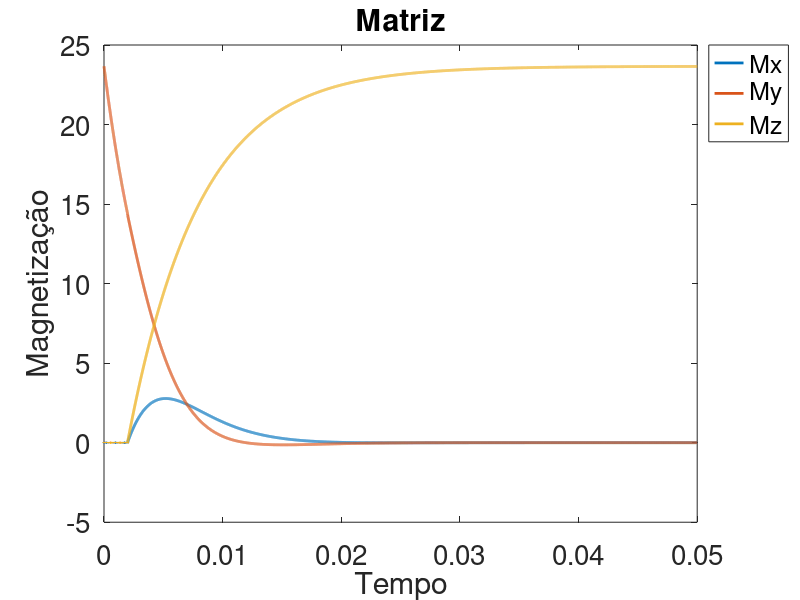

Write MATLAB code to recreate this figure.
clear;
% Simulação de spin echo - Método de matriz
#######################################################################################################################################
% Definição dos parametros
B1 = 587 * 10^-6; B0 = 11.7;          % Campos magnéticos B0 e B1 - Tesla
Y = 267.255*10^6;                     % Constante giromagnética -  rad/seg * Tesla
T1 = 0.006; T2 = 0.004;                   % Tempos de relaxação T1 e T2 - segundo
pw90 = 10*10^-6;                      % Tempo de rotação de 90 graus - segundos
w = Y*B0;                             % Frequência de ressonância - rad/seg
M0 = [0; 0; 1];                       % Magnetização inicial
#########################################################################################################################################
% Distruibuição da hinomogêneidade do campo mangético
#Gausiana = @(x) exp(-0.5.*(x-25).^2/(50)^2);
Lorentziana = @(x) 1./( 1 + ((x - 25).^2).*(2*pi*0.02).^2);

% Hz
pontos = [-100:1:100];
##########################################################################################################################################
% Definição das matrizes - solução da diferencial

% Matrizes de rotação
% Pulso em x - phi = 0
Rx = @(theta) [1 0 0; 0 cos(theta) sin(theta); 0 -sin(theta) cos(theta)];
% Pulso em y - phi = pi/2
Ry = @(theta) [cos(theta) 0 -sin(theta); 0 1 0; sin(theta) 0 cos(theta)];;

% Matrizes de relaxação
dt1 = 0.000001;                         % intervalo de tempo entre os pontos
E11 = [exp(-dt1/T2) 0 0; 0 exp(-dt1/T2) 0; 0 0 exp(-dt1/T1)];
E21 = [0; 0; exp(-dt1/T1) - 1];

dt2 = 0.00001;
E12 = [exp(-dt2/T2) 0 0; 0 exp(-dt2/T2) 0; 0 0 exp(-dt2/T1)];
E22 = [0; 0; exp(-dt2/T1) - 1];



% Matriz da hinogeneidade
%Rh = @(omega) [cos(omega) sin(omega) 0; -sin(omega) cos(omega) 0; 0 0 1];
########################################################################################################################################
% Sequência de pulsos - Spin locking

% tempo total do experimento
t1 = [0:dt1:0.002];
t2 = [0.002:dt2:0.05];
t=[t1,t2];
% Matriz para armazenar o sinal
M = zeros(3,size(t)(2));


for dw = pontos;
omega = 2*pi*dw*dt1;
Rh = [cos(omega) sin(omega) 0; -sin(omega) cos(omega) 0; 0 0 1];

  % Pulso 90
  m(:,1) = Rx(pi/2)*M0;

  % Pulso em y
  for n = 2:1:size(t1)(2);
    m(:,n) = E11*Rh*Ry(-Y*20*B1*dt1)*m(:,n-1)-E21;
  endfor;

omega = 2*pi*dw*dt2;
Rh = [cos(omega) sin(omega) 0; -sin(omega) cos(omega) 0; 0 0 1];

  % Aquisição do sinal
  for n = size(t1)(2):1:size(t)(2);
    m(:,n) = E12*Rh*m(:,n-1) - E22;
  end;

  P = Lorentziana(dw);
  M = M + P*[m];

  clear m;
end;

% Normalização
;

% Exponencial


% Plot gráfico
figure();                                                                     % Cria multiplas janelas de gráfico
graph = plot(t, M);                                                           % Gráfico
x = xlabel("Tempo"); y = ylabel("Magnetização");                              % Legendas dos eixos
h = legend({"Mx", "My", "Mz"}, "location", "northeastoutside");               % Legenda das variaveis
set([x, y, h, gca], "fontsize", 20);                                          % Tamanho das fontes
set(graph, "LineWidth", 2);                                                   % Tamanho das linhas
#xlim([0,1]); ylim([-1,1]);                                                    % Limite dos eixos
title("Matriz");

########################################################################################################################################
% Notas: Por algum motivo é necessário redefinir a matriz "m" apesar de teoricamente os
% valores deveriam se redefinir a cada ciclo, linha: clear m;
% É mais rápido redefinir a matriz Rh a cada ciclo do que utiliza-la como função
% as matrizes Rx e Ry são utilizadas apenas uma vez então não há grande diferença na velocidade
% pi/2 = Y*B1*pw90
